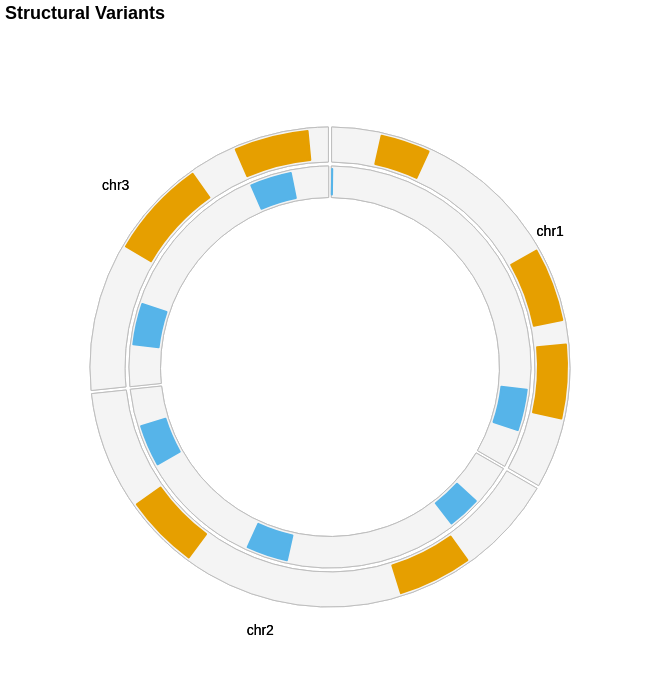

Notebook code cell kept with this figure:
### Code cell
chrom_df = radian_positions(chr_lengths)
total_length = chrom_df['length'].sum()

# Process inversions: merge with chromosome cumulative positions
var_df = sv.merge(chrom_df[['chromosome', 'cum_start']], on='chromosome')

# Calculate absolute genomic positions
var_df['abs_start'] = var_df['cum_start'] + var_df['start']
var_df['abs_end'] = var_df['cum_start'] + var_df['end']

# Convert to radians
var_df['theta_start'] = (var_df['abs_start'] / total_length) * 2 * np.pi
var_df['theta_end'] = (var_df['abs_end'] / total_length) * 2 * np.pi

# create plot base/grid
plot = circos_grid(chrom_df, var_df['variant'].nunique())
(plot + variant_bands(var_df, plot)).configure(background = "white")

### Figure 1 — Vega-Lite specification as saved in the notebook (floating-point values rounded to 4 significant figures)
{"width": 650, "height": 650, "config": {"title": {"anchor": "start", "dy": -15, "fontSize": 18}, "arc": {"fill": "#0072B2"}, "axis": {"domainColor": "#000000cc", "domainWidth": 0.5, "gridWidth": 0.2, "grid": false, "titleFontWeight": 400, "titleFontSize": 15, "labelFontSize": 11, "labelColor": "#000000cc", "tickColor": "#000000cc", "tickWidth": 0.2, "titleColor": "#000000cc"}, "axisBand": {"grid": false}, "axisX": {"grid": true, "tickSize": 10}, "axisY": {"domain": false, "grid": true, "tickSize": 0}, "background": "white", "legend": {"labelFont": "sans-serif", "labelFontSize": 12, "symbolSize": 100, "symbolType": "square", "titleFontSize": 12, "titlePadding": 10, "title": ""}, "range": {"category": ["#E69F00", "#56B4E9", "#009E73", "#F0E442", "#0072B2", "#D55E00", "#CC79A7", "#000000"], "diverging": ["#cfe8f3", "#a2d4ec", "#73bfe2", "#46abdb", "#1696d2", "#12719e"]}, "area": {"fill": "#0072B2", "fillOpacity": 0.7, "line": true}, "line": {"color": "#0072B2", "stroke": "#0072B2", "strokewidth": 5}, "trail": {"color": "#0072B2", "stroke": "#0072B2", "strokeWidth": 0, "size": 1}, "path": {"stroke": "#0072B2", "strokeWidth": 0.5}, "point": {"filled": true}, "text": {"color": "#000000cc", "fontSize": 11, "align": "right", "fontWeight": 400, "size": 11}, "bar": {"fill": "#0072B2", "stroke": false}, "view": {"stroke": "none", "continuousWidth": 660, "continuousHeight": 400}}, "layer": [{"mark": {"type": "arc", "color": "#f4f4f4", "fillOpacity": 1, "filled": true, "innerRadius": 205, "outerRadius": 240, "padAngle": 0.01, "stroke": "#bebebe", "strokeJoin": "round", "strokeWidth": 1}, "encoding": {"theta": {"field": "theta_start", "scale": {"domain": [0, 6.283]}, "type": "quantitative"}, "theta2": {"field": "theta_end"}}}, {"mark": {"type": "arc", "color": "#f4f4f4", "fillOpacity": 1, "filled": true, "innerRadius": 169.5, "outerRadius": 201, "padAngle": 0.01, "stroke": "#bebebe", "strokeJoin": "round", "strokeWidth": 1}, "encoding": {"theta": {"field": "theta_start", "scale": {"domain": [0, 6.283]}, "type": "quantitative"}, "theta2": {"field": "theta_end"}}}, {"mark": {"type": "text", "fill": "black", "padAngle": 0.02, "radius": 270, "size": 14}, "encoding": {"text": {"field": "chromosome", "type": "nominal"}, "theta": {"field": "theta_mid", "type": "quantitative"}}, "title": "Structural Variants", "transform": [{"calculate": "(datum.theta_start + datum.theta_end) / 2", "as": "theta_mid"}]}, {"data": {"name": "data-e1353d44b40e8e823cd6f13ebd7e2a2c"}, "mark": {"type": "arc", "color": "#E69F00", "innerRadius": 208, "outerRadius": 237, "stroke": "#E69F00", "strokeJoin": "round", "strokeWidth": 2, "theta2Offset": 0.01, "thetaOffset": 0.01}, "encoding": {"theta": {"field": "theta_start", "scale": {"domain": [0, 6.283]}, "type": "quantitative"}, "theta2": {"field": "theta_end"}, "tooltip": [{"field": "variant", "type": "nominal"}, {"field": "chromosome", "type": "nominal"}, {"field": "start", "type": "quantitative"}, {"field": "end", "type": "quantitative"}]}}, {"data": {"name": "data-512ea7f1a657e970b603bc292bd41fa6"}, "mark": {"type": "arc", "color": "#56B4E9", "innerRadius": 172.5, "outerRadius": 198, "stroke": "#56B4E9", "strokeJoin": "round", "strokeWidth": 2, "theta2Offset": 0.01, "thetaOffset": 0.01}, "encoding": {"theta": {"field": "theta_start", "scale": {"domain": [0, 6.283]}, "type": "quantitative"}, "theta2": {"field": "theta_end"}, "tooltip": [{"field": "variant", "type": "nominal"}, {"field": "chromosome", "type": "nominal"}, {"field": "start", "type": "quantitative"}, {"field": "end", "type": "quantitative"}]}}, {"layer": [{"mark": {"type": "arc", "color": "#f4f4f4", "fillOpacity": 1, "filled": true, "innerRadius": 205, "outerRadius": 240, "padAngle": 0.01, "stroke": "#bebebe", "strokeJoin": "round", "strokeWidth": 1}, "encoding": {"theta": {"field": "theta_start", "scale": {"domain": [0, 6.283]}, "type": "quantitative"}, "theta2": {"field": "theta_end"}}}, {"mark": {"type": "arc", "color": "#f4f4f4", "fillOpacity": 1, "filled": true, "innerRadius": 169.5, "outerRadius": 201, "padAngle": 0.01, "stroke": "#bebebe", "strokeJoin": "round", "strokeWidth": 1}, "encoding": {"theta": {"field": "theta_start", "scale": {"domain": [0, 6.283]}, "type": "quantitative"}, "theta2": {"field": "theta_end"}}}, {"mark": {"type": "text", "fill": "black", "padAngle": 0.02, "radius": 270, "size": 14}, "encoding": {"text": {"field": "chromosome", "type": "nominal"}, "theta": {"field": "theta_mid", "type": "quantitative"}}, "title": "Structural Variants", "transform": [{"calculate": "(datum.theta_start + datum.theta_end) / 2", "as": "theta_mid"}]}, {"data": {"name": "data-e1353d44b40e8e823cd6f13ebd7e2a2c"}, "mark": {"type": "arc", "color": "#E69F00", "innerRadius": 208, "outerRadius": 237, "stroke": "#E69F00", "strokeJoin": "round", "strokeWidth": 2, "theta2Offset": 0.01, "thetaOffset": 0.01}, "encoding": {"theta": {"field": "theta_start", "scale": {"domain": [0, 6.283]}, "type": "quantitative"}, "theta2": {"field": "theta_end"}, "tooltip": [{"field": "variant", "type": "nominal"}, {"field": "chromosome", "type": "nominal"}, {"field": "start", "type": "quantitative"}, {"field": "end", "type": "quantitative"}]}}, {"data": {"name": "data-512ea7f1a657e970b603bc292bd41fa6"}, "mark": {"type": "arc", "color": "#56B4E9", "innerRadius": 172.5, "outerRadius": 198, "stroke": "#56B4E9", "strokeJoin": "round", "strokeWidth": 2, "theta2Offset": 0.01, "thetaOffset": 0.01}, "encoding": {"theta": {"field": "theta_start", "scale": {"domain": [0, 6.283]}, "type": "quantitative"}, "theta2": {"field": "theta_end"}, "tooltip": [{"field": "variant", "type": "nominal"}, {"field": "chromosome", "type": "nominal"}, {"field": "start", "type": "quantitative"}, {"field": "end", "type": "quantitative"}]}}], "data": {"name": "data-91403b4231b13ba282f8e59cfd368dfc"}}], "data": {"name": "data-91403b4231b13ba282f8e59cfd368dfc"}, "$schema": "https://vega.github.io/schema/vega-lite/v6.1.0.json", "datasets": {"data-91403b4231b13ba282f8e59cfd368dfc": [{"chromosome": "chr1", "length": 10000000, "cum_start": 0, "cum_end": 10000000, "theta_start": 0.0, "theta_end": 2.094}, {"chromosome": "chr2", "length": 12000000, "cum_start": 10000000, "cum_end": 22000000, "theta_start": 2.094, "theta_end": 4.608}, {"chromosome": "chr3", "length": 8000000, "cum_start": 22000000, "cum_end": 30000000, "theta_start": 4.608, "theta_end": 6.283}], "data-e1353d44b40e8e823cd6f13ebd7e2a2c": [{"chromosome": "chr1", "start": 1000000, "end": 2000000, "variant": "INV", "cum_start": 0, "abs_start": 1000000, "abs_end": 2000000, "theta_start": 0.2094, "theta_end": 0.4189}, {"chromosome": "chr1", "start": 5000000, "end": 6500000, "variant": "INV", "cum_start": 0, "abs_start": 5000000, "abs_end": 6500000, "theta_start": 1.047, "theta_end": 1.361}, {"chromosome": "chr2", "start": 2000000, "end": 3500000, "variant": "INV", "cum_start": 10000000, "abs_start": 12000000, "abs_end": 13500000, "theta_start": 2.513, "theta_end": 2.827}, {"chromosome": "chr2", "start": 8000000, "end": 9500000, "variant": "INV", "cum_start": 10000000, "abs_start": 18000000, "abs_end": 19500000, "theta_start": 3.77, "theta_end": 4.084}, {"chromosome": "chr3", "start": 3000000, "end": 5000000, "variant": "INV", "cum_start": 22000000, "abs_start": 25000000, "abs_end": 27000000, "theta_start": 5.236, "theta_end": 5.655}, {"chromosome": "chr1", "start": 7000000, "end": 8500000, "variant": "INV", "cum_start": 0, "abs_start": 7000000, "abs_end": 8500000, "theta_start": 1.466, "theta_end": 1.78}, {"chromosome": "chr3", "start": 6000000, "end": 7500000, "variant": "INV", "cum_start": 22000000, "abs_start": 28000000, "abs_end": 29500000, "theta_start": 5.864, "theta_end": 6.178}], "data-512ea7f1a657e970b603bc292bd41fa6": [{"chromosome": "chr1", "start": 4000, "end": 6000, "variant": "DEL", "cum_start": 0, "abs_start": 4000, "abs_end": 6000, "theta_start": 0.0008378, "theta_end": 0.001257}, {"chromosome": "chr2", "start": 1000000, "end": 1800000, "variant": "DEL", "cum_start": 10000000, "abs_start": 11000000, "abs_end": 11800000, "theta_start": 2.304, "theta_end": 2.471}, {"chromosome": "chr2", "start": 6000000, "end": 7000000, "variant": "DEL", "cum_start": 10000000, "abs_start": 16000000, "abs_end": 17000000, "theta_start": 3.351, "theta_end": 3.56}, {"chromosome": "chr3", "start": 1000000, "end": 2000000, "variant": "DEL", "cum_start": 22000000, "abs_start": 23000000, "abs_end": 24000000, "theta_start": 4.817, "theta_end": 5.027}, {"chromosome": "chr3", "start": 6000000, "end": 7000000, "variant": "DEL", "cum_start": 22000000, "abs_start": 28000000, "abs_end": 29000000, "theta_start": 5.864, "theta_end": 6.074}, {"chromosome": "chr1", "start": 8000000, "end": 9000000, "variant": "DEL", "cum_start": 0, "abs_start": 8000000, "abs_end": 9000000, "theta_start": 1.676, "theta_end": 1.885}, {"chromosome": "chr2", "start": 10000000, "end": 11000000, "variant": "DEL", "cum_start": 10000000, "abs_start": 20000000, "abs_end": 21000000, "theta_start": 4.189, "theta_end": 4.398}]}}
